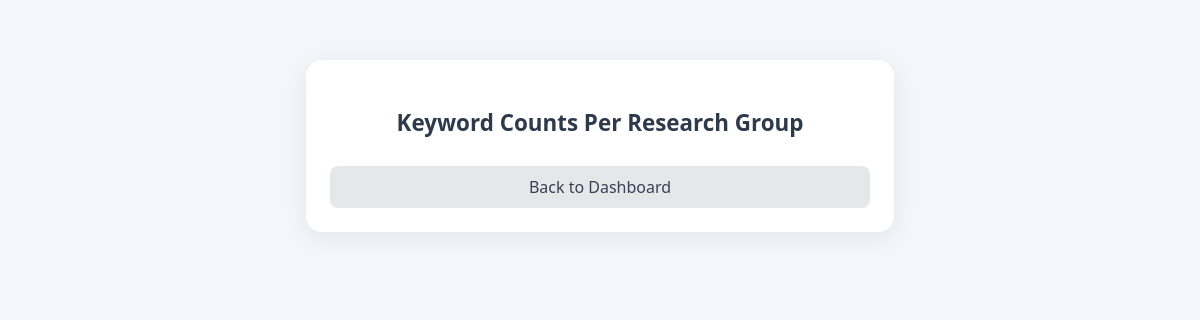
The page /report/keyword-counts-per-group/ on the database as committed earlier.
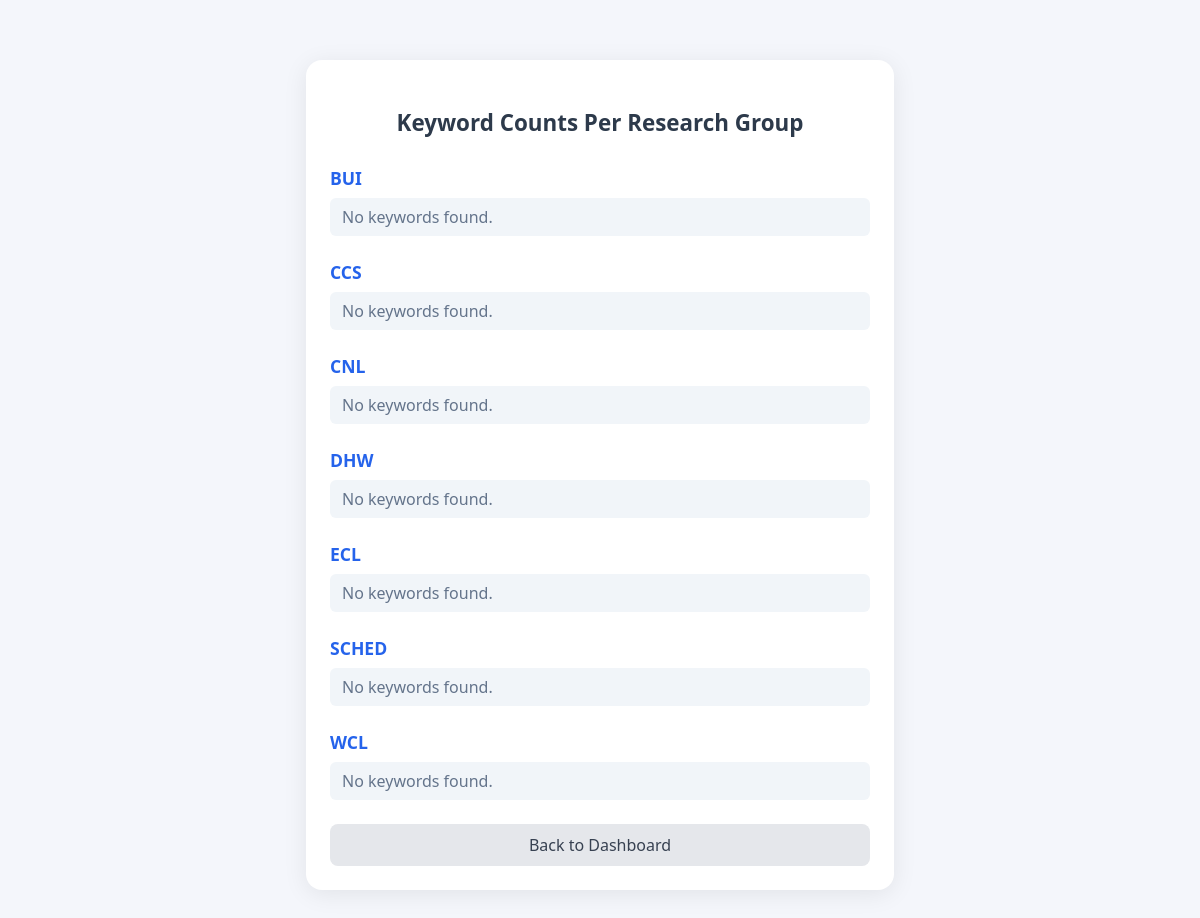
The same page on the database as committed later.
### research/models.py (models this page shows, shortened)
class ResearchGroup(models.Model):
    name = models.CharField(max_length=255, unique=True)

### research/views.py (the view)
# urls.py: path('report/keyword-counts-per-group/', views.report_keyword_counts_per_group, name='report_keyword_counts_per_group'),#done
def report_keyword_counts_per_group(request):
    result = {}
    for group in ResearchGroup.objects.all():
        authors = Author.objects.filter(research_group=group)
        pub_ids = set()
        for author in authors:
            pub_ids.update(author.authorpublication_set.values_list('publication_id', flat=True))
        pubs = Publication.objects.filter(id__in=pub_ids)
        keyword_dict = {}
        for pub in pubs:
            for kw in pub.keywords.split(','):
                kw = kw.strip().lower()
                if kw:
                    keyword_dict.setdefault(kw, []).append(pub)
        result[group.name] = keyword_dict
    return render(request, 'research/report_keyword_counts_per_group.html', {'data': result})

### research/templates/research/report_keyword_counts_per_group.html (shortened to what this page needs)
<!DOCTYPE html>
<html lang="en">
  <head>
  </head>
  <body>
    <div class="container">
      <h1>Keyword Counts Per Research Group</h1>
      {% for group, keywords in data.items %}
      <h2>{{ group }}</h2>
      {% if keywords %}
      <table>
        <tr>
          <th>Keyword</th>
          <th>Count</th>
        </tr>
        {% for kw, papers in keywords.items %}
        <tr>
          <td>{{ kw }}</td>
          <td>{{ papers|length }}</td>
        </tr>
        {% endfor %}
      </table>
      {% for kw, papers in keywords.items %}
      <h3>{{ kw }}</h3>
      {% if papers %}
      <div class="card-grid">
        {% for paper in papers %}
        <div class="card">
          <h4>{{ paper.title }}</h4>
          <p><strong>Date:</strong> {{ paper.publication_date }}</p>
          <p><strong>Keywords:</strong> {{ paper.keywords }}</p>
          <p><strong>Abstract:</strong> {{ paper.abstract|truncatewords:30 }}</p>
          <p><strong>Authors:</strong> {% for ap in paper.authorpublication_set.all %}{{ ap.author }}{% if not forloop.last %}, {% endif %}{% endfor %}</p>
          {% if paper.url %}<p><a href="{{ paper.url }}" target="_blank">View Publication</a></p>{% endif %}
        </div>
        {% endfor %}
      </div>
      {% else %}
      <div class="no-keywords">No papers found for this keyword.</div>
      {% endif %}
      {% endfor %}
      {% else %}
      <div class="no-keywords">No keywords found.</div>
      {% endif %}
      {% endfor %}
      <a class="back-link" href="{% url 'index' %}">Back to Dashboard</a>
    </div>
  </body>
</html>

Rows that differ between the two databases and show on the page:
added ResearchGroup: data "BUI"
added ResearchGroup: data "CCS"
added ResearchGroup: data "CNL"
added ResearchGroup: data "DHW"
added ResearchGroup: data "ECL"
added ResearchGroup: data "SCHED"
added ResearchGroup: data "WCL"
Other text that changed with them:
new list line: "No keywords found."
